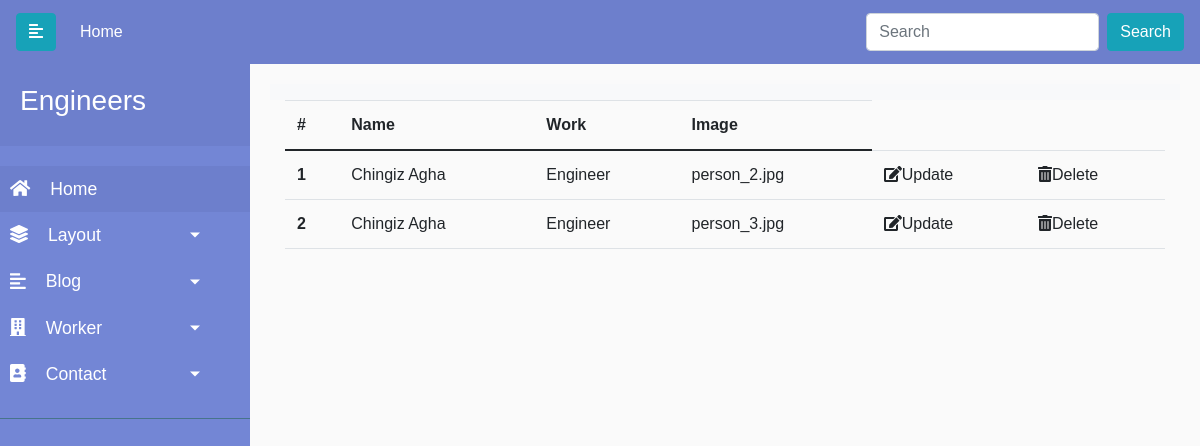
Page /admin/worker on the earlier database version.
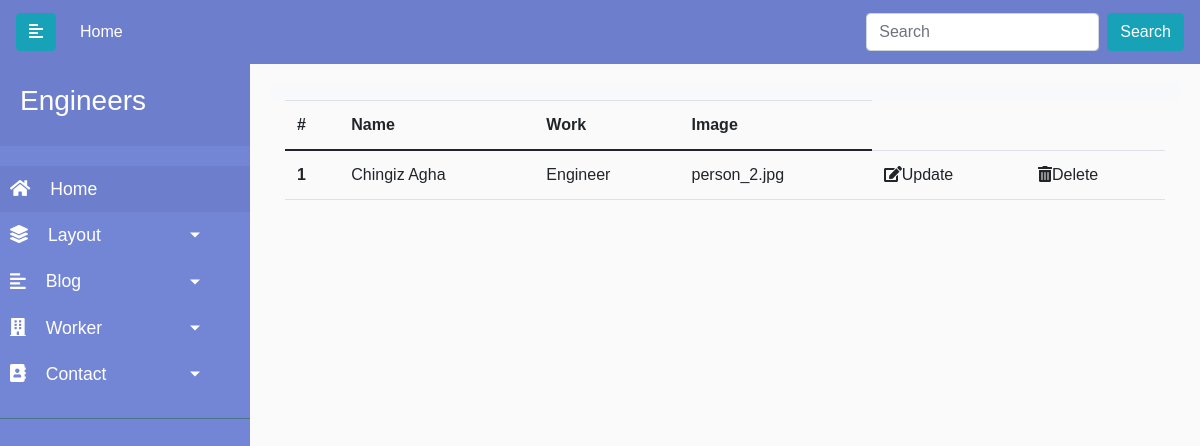
Same page on the later database version.
### engineers/models.py (models this page shows)
class Worker(db.Model):
    id = db.Column(db.Integer, primary_key=True)
    name = db.Column(db.String(50), nullable=False)
    work = db.Column(db.String(25), nullable=False)
    image = db.Column(db.String(20), nullable=True)
    fb_link = db.Column(db.String(250), nullable=True)
    tw_link = db.Column(db.String(250), nullable=True)
    ln_link = db.Column(db.String(250), nullable=True)

### engineers/controllers.py (the view)
@app.route('/admin/worker')
def worker_list():
    workers = Worker.query.all()
    return render_template('admin/worker.html', workers=workers)

### engineers/templates/admin/worker.html
{% extends 'admin/base.html' %}
{% block content %}
<div class="container">
    <div class="row ">
      <div class="col">
        <table class="table">
            <thead>
              <tr>
                <th scope="col">#</th>
                <th scope="col">Name</th>
                <th scope="col">Work</th>
                <th scope="col">Image</th>
              </tr>
            </thead>
            <tbody>
               {% for worker in workers %}
              <tr>
                <th scope="row">{{worker.id}}</th>
                <td>{{worker.name}}</td>
                <td>{{worker.work}}</td>
                <td>{{worker.image}}</td>
                <td><a href="{{url_for('worker_update', id=worker.id)}}"><i class="fas fa-edit"></i>Update</a></td>
                <td><a href="{{url_for('worker_delete', id=worker.id)}}"  onclick="return confirm('Are You Sure To Delete ?')"><i class="fas fa-trash-alt"></i>Delete</a></td>
              </tr>
              {% endfor %}
            </tbody>
          </table>
      </div>
    </div>
  </div>
</div>
{% endblock %}

### engineers/templates/admin/base.html (shortened to what this page needs)
<!doctype html>
<html lang="en">
<head>
    <link rel="stylesheet" href="{{url_for('static', filename='font/flaticon.css')}}">
    <link rel="stylesheet" href="https://cdnjs.cloudflare.com/ajax/libs/font-awesome/5.15.3/css/all.min.css">
    <link href="https://cdn.jsdelivr.net/npm/bootstrap@5.0.1/dist/css/bootstrap.min.css" rel="stylesheet"
>
    <link rel="stylesheet" href="https://maxcdn.bootstrapcdn.com/bootstrap/4.0.0/css/bootstrap.min.css"
>
    <link rel="stylesheet" href="https://cdnjs.cloudflare.com/ajax/libs/font-awesome/5.13.0/css/all.min.css">
    <link rel="stylesheet" href="includes/style.css">
    <link rel="stylesheet" href="https://cdnjs.cloudflare.com/ajax/libs/font-awesome/5.15.3/css/all.min.css">
</head>
<body>
    {% include 'admin/includes/navbar.html' %}
            {% block content %}
            {% endblock %}
		</div>
</body>
</html>

### engineers/templates/admin/includes/navbar.html (shortened to what this page needs)
<nav class="navbar navbar-expand-lg navbar-light" id = nav-top>
  <a class="navbar-brand" href="#">
    <button type="button" id="sidebarCollapse" class="btn  btn-info">
      <i class="fas fa-align-left"></i>
    </button>
  </a>
  <div class="collapse navbar-collapse" id="navbarSupportedContent">
    <ul class="navbar-nav mr-auto">
      <li class="nav-item active">
        <a class="nav-link" href="/index">Home<span class="sr-only">(current)</span></a>
      </li>
    </ul>
    <form class="form-inline my-2 my-lg-0">
      <input class="form-control mr-sm-2" type="search" placeholder="Search" aria-label="Search">
      <button class="btn btn-info my-2 my-sm-0" type="submit">Search</button>
    </form>
  </div>
</nav>
<div class="wrapper">
  <nav id="sidebar">
    <div class="sidebar-header">
      <h3>Engineers</h3>
    </div>
    <ul class="lisst-unstyled components">
      <li class="active">
        <a href="/admin"><i class="fas fa-home admin-icon"></i>Home</a>
      </li>
      <li>
        <a href="#layoutSubmenu" data-toggle="collapse" aria-expanded="false" class="dropdown-toggle"><i class="fas fa-layer-group admin-icon"></i>Layout</a>
      </li>
      <li>
        <a href="#blogSubmenu" data-toggle="collapse" aria-expanded="false" class="dropdown-toggle"><i class="fas fa-align-left admin-icon"></i>Blog</a>
      </li>
      <li>
        <a href="#workerSubmenu" data-toggle="collapse" aria-expanded="false" class="dropdown-toggle"><i class="fas fa-building admin-icon"></i>Worker</a>
      </li>
      <li>
        <a href="#contactSubmenu" data-toggle="collapse" aria-expanded="false" class="dropdown-toggle"><i class="fas fa-address-book admin-icon"></i>Contact</a>
      </li>
    </ul>
  </nav>
  <div id="content">
    <nav class="navbar navbar-expand-lg navbar-light bg-light">
    </nav>

### engineers/templates/admin/base.html (style rules this page uses)
#nav-top { background-color: #6d7fcc; }
#nav-top a { color: #fff; }
body { font-family: 'Poppins', sans-serif; background: #fafafa; }
a, a:hover, a:focus { color: inherit; text-decoration: none; transition: all 0.3s; }
.wrapper { display: flex; text-decoration: none; transition: all 0.3s; }
.admin-icon { margin-right: 20px; font-size: 18px; }
#sidebar { min-width: 250px; max-width: 250px; background: #7386D5; color: #fff; transition: all 0.3s; }
#sidebar .sidebar-header { padding: 20px; background: #6d7fcc; }
#sidebar ul.components { padding: 20px 0; border-bottom: 1px solid #47748b; }
#sidebar ul li a { padding: 10px; font-size: 1.1em; display: block; }
#sidebar ul li.active>a, a[aria-expanded="true"] { color: #fff; background: #6d7fcc; }
a[data-toggle="collapse"] { position: relative; }
.dropdown-toggle::after { display: block; position: absolute; top: 50%; right: 20%; transform: translateY(-50%); }
#content { width: 100%; padding: 20px; min-height: 100vh; transition: all 0.3s; }

Differences in the rows shown:
removed Worker: id "2", name "Chingiz Agha", work "Engineer", image "person_3.jpg"
